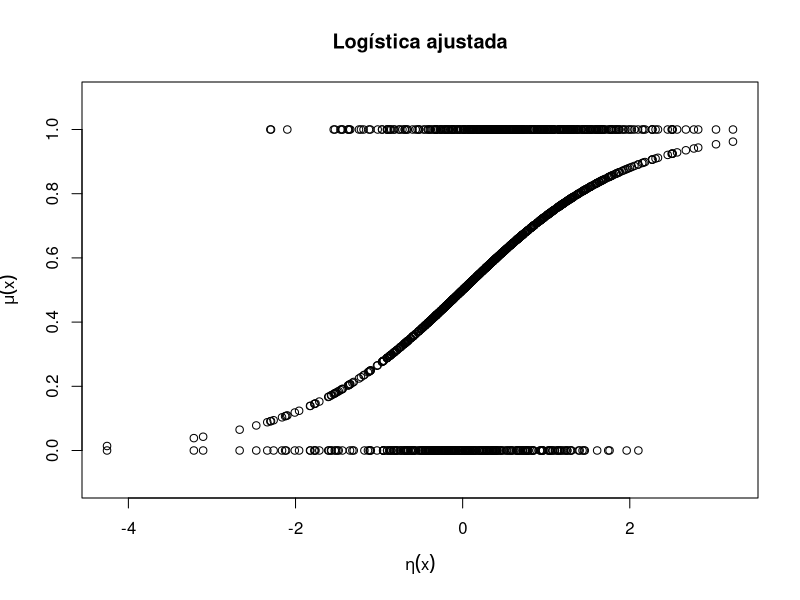
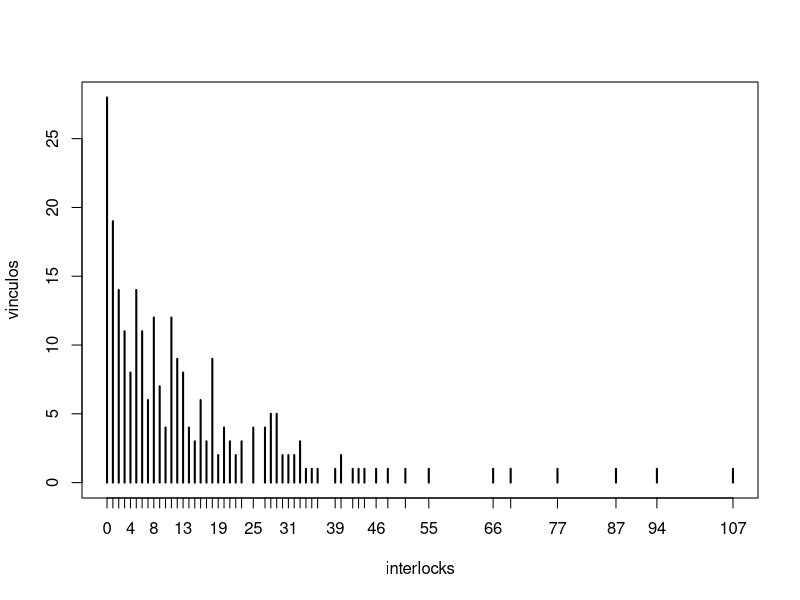
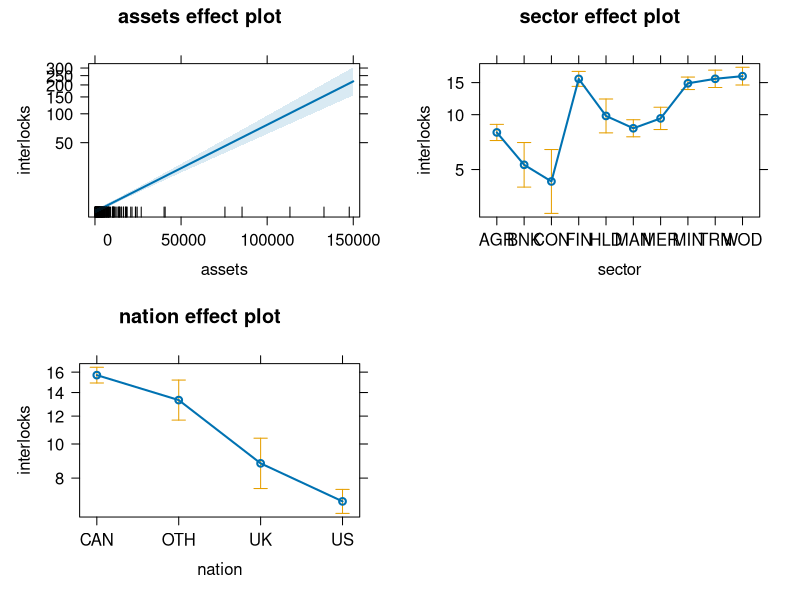

Write R code to recreate these figures, in order.
## ---- chunk 1
knitr::opts_chunk$set(echo = TRUE, comment=NULL)
options(scipen=6)
## ---- chunk 2
library(car) # paquete Companion to Applied Regression de Fox & Weisberg (2009)
data(Mroz)
str(Mroz)
head(Mroz)
## ---- chunk 3
# podemos cambiar link por probit, cloglog
mod1 <- glm(lfp ~ k5 + k618 + age + wc + hc + lwg + inc,
            family = binomial(link=logit), data = Mroz)
## ---- chunk 4
summary(mod1)
## ---- chunk 5
#la función confinit calcula intervalos usando la log-verosimilitud en lugar de Wald:
round(exp(cbind(Estimate = coef(mod1), confint(mod1))), 2)
## ---- chunk 6
mod2 <- update(mod1,. ~ . -k5 -k618 -hc)
summary(mod2)
anova(mod2,mod1,test="Chisq") #primero el modelo chico y luego el grande.
## ---- chunk 7
# Devuelve los valores ajustados, del predictor lineal:
head(predict(mod1))
# Devuelve las probabilidades ajustadas:
head(predict(mod1,type = "response"))
## ---- chunk 8
plot(predict(mod1), predict(mod1,type = "response"),
     main= "Logística ajustada",
     xlab = expression(eta(x)), 
     ylab = expression(mu(x)),ylim = c(-0.1,1.1))
a <- predict(mod1)
points(a,as.numeric(factor(mod1$data$lfp))-1)
## ---- chunk 9
votaciones <- data.frame(
      colonia = factor(rep(c("BJ","IZ"),c(3,3))),
      preferencia = factor(rep(c("B","M","A"),2)),
      votaron = c(91,121,64,214,284,201),
      no.votaron = c(39,49,24,87,76,25),
      logit.votacion = log(c(91,121,64,214,284,201)/c(39,49,24,87,76,25)) )
votaciones
## ---- chunk 10
 ftable(xtabs(
   cbind(votaron,no.votaron) ~ colonia + preferencia ,data=votaciones))
## ---- chunk 11
mod1 <- glm(cbind(votaron,no.votaron) ~ colonia*preferencia, 
            family=binomial,data = votaciones)
summary(mod1)
# Todos los valores son exactamente los observados:
predict(mod1,type="link")
## ---- chunk 12
mod2 <- update(mod1,.~. - colonia:preferencia)
summary(mod2)
## ---- chunk 13
N <- with(votaciones,votaron + no.votaron)
mod3 <- glm(votaron/N ~ colonia*preferencia, #pasamos como refuencia las y
            family=binomial,weights=N, data = votaciones)
summary(mod3)

## ---- chunk 14
data("Ornstein")
str(Ornstein)
## ---- chunk 15
vinculos <- xtabs(~ interlocks,data=Ornstein)
vinculos
plot(vinculos,type="h")
## ---- chunk 16
mod1 <- glm(interlocks ~ ., family = poisson, data = Ornstein)
summary(mod1)
## ---- chunk 17
exp(coef(mod1))
## ---- chunk 18
library(effects)
plot(allEffects(mod1))
